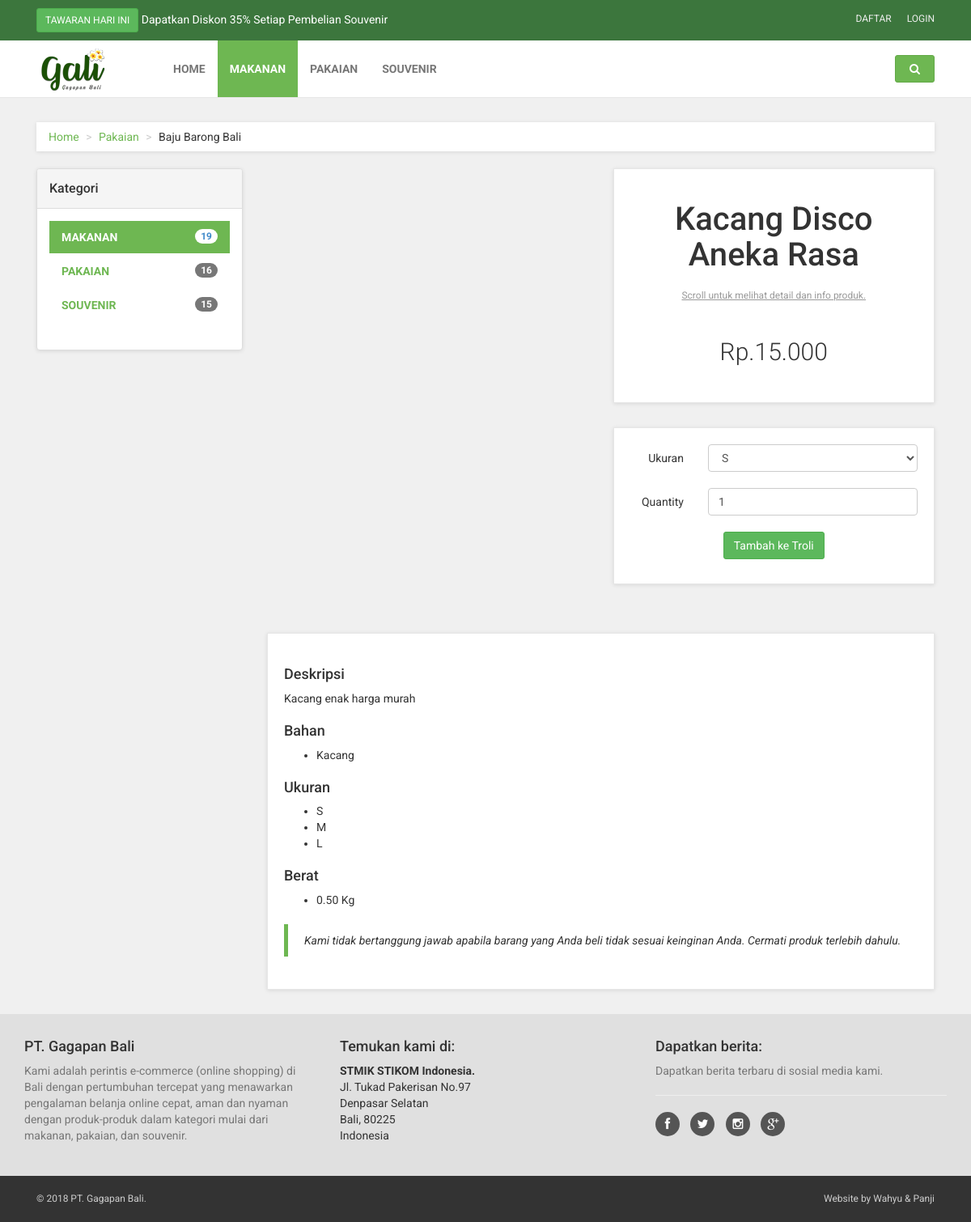
/detail.php?produk_kategori=makanan&produk_id=220581, run on the app's committed database.
### tables this page shows
CREATE TABLE `tb_produk` (
  `produk_id` varchar(10) NOT NULL,
  `kategori_id` varchar(6) NOT NULL,
  `produk_tgl` datetime NOT NULL,
  `produk_nama` varchar(50) NOT NULL,
  `produk_warna` varchar(10) NOT NULL,
  `produk_bahan` text NOT NULL,
  `produk_berat` decimal(4,2) NOT NULL,
  `produk_harga` double NOT NULL,
  `produk_deskripsi` text NOT NULL,
  `produk_gambar` varchar(100) NOT NULL
);

CREATE TABLE `tb_produkdet` (
  `produk_id` varchar(10) NOT NULL,
  `produk_size` varchar(10) NOT NULL,
  `produk_stok` int(5) NOT NULL
);

### model/m_detail.php (called while the page is built, shortened)
<?php
function query_select_produk_where_id($produk_id){
    $db = new DB_Setting();
    $con = $db->con;
    $query = mysqli_query($con,"SELECT p.*,d.* FROM tb_produk p, tb_produkdet d WHERE p.produk_id='$produk_id' AND d.produk_id='$produk_id' AND d.produk_stok > 0");
	return $query;
}
?>

### controller/c_detail.php (called while the page is built, shortened)
<?php
require_once "model/m_detail.php";
require_once "controller/c_validasi.php";
function select_produk_where_id($produk_id)
{
    $query = query_select_produk_where_id($produk_id);
    return $query;
}
?>

### controller/c_validasi.php (called while the page is built, shortened)
<?php
	function rupiah($uang){
		$format=number_format($uang,0,",",".");
		$rp="Rp.$format";
		return $rp;
	}
?>

### detail.php (the view, shortened to what this page needs)
<?php
require_once "controller/c_detail.php";
$produk_id = $_GET['produk_id'];
$sql = select_produk_where_id($produk_id);
$data1 = mysqli_fetch_array($sql);
?>
<!DOCTYPE html>
<html lang="en">
<head>
    <?php
    require_once "view/v_head.php";
    ?>
</head>
<body>
    <?php
require_once "view/v_navbar.php";
?>
<div id="all">
    <div id="content">
        <div class="container">
            <div class="col-md-12">
                <ul class="breadcrumb">
                    <li><a href="#">Home</a>
                    </li>
                    <li><a href="#">Pakaian</a>
                    </li>
                    <li>Baju Barong Bali</li>
                </ul>
            </div>
            <div class="col-md-12">
            </div>
            <div class="col-md-3">
                <div class="panel panel-default sidebar-menu">
                    <div class="panel-heading">
                        <h3 class="panel-title">Kategori</h3>
                    </div>
                    <div class="panel-body">
                        <ul class="nav nav-pills nav-stacked category-menu">
                            <?php
                            require_once "view/v_sidebar.php";
                            ?>
                        </ul>
                    </div>
                </div>
            </div>
            <div class="col-md-9">
                <div class="row" id="productMain">
                    <div class="col-sm-6">
                    </div>
                    <div class="col-sm-6">
                        <div class="box">
                            <h1 class="text-center"><?php echo $data1['produk_nama']; ?></h1>
                            <p class="goToDescription"><a href="#details" class="scroll-to">Scroll untuk melihat detail
                                    dan info produk.</a>
                            </p>
                            <p class="price"><?php echo rupiah($data1['produk_harga']) ?></p>
                        </div>
                        <div class="box">
                            <form action="" method="POST" class="form-horizontal">
                                <div class="form-group">
                                    <label for="#inputUkuran" class="col-sm-3 control-label">Ukuran</label>
                                    <div class="col-sm-9">
                                        <select name="input_ukuran" class="form-control" required>
                                            <?php
                                            $sql2 = select_produk_where_id($produk_id);
                                            while ($data2 = mysqli_fetch_array($sql2)) {
                                                echo "
                                                        <option value='" . $data2['produk_size'] . "'>" . $data2['produk_size'] . "</option>
                                                    ";
                                            }
                                            ?>
                                        </select>
                                    </div>
                                </div>
                                <div class="form-group">
                                    <label for="#inputQuantity" class="col-sm-3 control-label">Quantity</label>
                                    <div class="col-sm-9">
                                        <input name="input_quantity" type="number" class="form-control"
                                               id="inputQuantity" placeholder="Quantity" value="1" min="1" required>
                                    </div>
                                </div>
                                <p class="text-center buttons">
                                    <input type="submit" class="btn btn-success" name="submit_addtocart"
                                           value="Tambah ke Troli">
                                </p>
                            </form>
                        </div>
                    </div>
                </div>
                <div class="box" id="details">
                    <p>
                    <h4>Deskripsi</h4>
                    <p><?php echo $data1['produk_deskripsi']; ?></p>
                    <h4>Bahan</h4>
                    <ul>
                        <li><?php echo $data1['produk_bahan'] ?></li>
                    </ul>
                    <h4>Ukuran</h4>
                    <ul>
                        <?php
                        $sql2 = select_produk_where_id($produk_id);
                        while ($data2 = mysqli_fetch_array($sql2)) {
                            echo "
                                            <li>" . $data2['produk_size'] . "</li>
                                        ";
                        }
                        ?>
                    </ul>
                    <h4>Berat</h4>
                    <ul>
                        <li><?php echo $data1['produk_berat'] ?> Kg</li>
                    </ul>
                    <blockquote>
                        <p><em>Kami tidak bertanggung jawab apabila barang yang Anda beli tidak sesuai keinginan Anda. Cermati produk terlebih dahulu.</em></p>
                    </blockquote>
                </div>
            </div>
        </div>
    </div>
    <?php
    require_once "view/v_footer.php";
    ?>
</div>
</body>
</html>

### assets/css/style.green.css (style rules this page uses)
a, button { -webkit-transition: all 0.2s ease-out; -moz-transition: all 0.2s ease-out; transition: all 0.2s ease-out; }
h1 { font-weight: 700; font-size: 40px; }
.breadcrumb { -webkit-box-shadow: 0 1px 5px rgba(0, 0, 0, 0.1); box-shadow: 0 1px 5px rgba(0, 0, 0, 0.1); }
.box { background: #fff; margin: 0 0 30px; border: solid 1px #e6e6e6; -webkit-box-sizing: border-box; -moz-box-sizing: border-box; box-sizing: border-box; padding: 20px; -webkit-box-shadow: 0 1px 5px rgba(0, 0, 0, 0.1); box-shadow: 0 1px 5px rgba(0, 0, 0, 0.1); }
#content .panel.sidebar-menu { -webkit-box-sizing: border-box; -moz-box-sizing: border-box; box-sizing: border-box; -webkit-box-shadow: 0 1px 5px rgba(0, 0, 0, 0.1); box-shadow: 0 1px 5px rgba(0, 0, 0, 0.1); }
#content .panel.sidebar-menu h3 { padding: 5px 0; margin: 0; }
#content .panel.sidebar-menu ul.nav.category-menu { margin-bottom: 20px; }
#content #productMain { margin-bottom: 30px; }
#content #productMain .goToDescription { margin-top: 20px; font-size: 12px; text-align: center; }
#content #productMain .goToDescription a { color: #999999; text-decoration: underline; }
#content #productMain .price { font-size: 30px; font-weight: 300; text-align: center; margin-top: 40px; }
#content #productMain .buttons { margin-bottom: 0; text-align: center; }
#content #productMain .buttons .btn { margin-bottom: 10px; }
.nav { margin-bottom: 0; padding-left: 0; list-style: none; }
body { font-family: "Roboto", Helvetica, Arial, sans-serif; font-size: 14px; line-height: 1.42857143; color: #333333; background-color: #f0f0f0; }
a { color: #6eb752; text-decoration: none; }
.breadcrumb { padding: 8px 15px; margin-bottom: 20px; background-color: #ffffff; border-radius: 0; }
.breadcrumb > li + li:before { content: ">\00a0"; color: #cccccc; }
.btn { font-weight: normal; font-family: "Roboto", Helvetica, Arial, sans-serif; padding: 6px 12px; font-size: 14px; line-height: 1.42857143; border-radius: 3px; }
label { font-weight: normal; }
.form-control { -webkit-box-shadow: none; box-shadow: none; }
.form-group { margin-bottom: 20px; }
h1, h2, h3, h4, h5, h6, .h1, .h2, .h3, .h4, .h5, .h6 { font-family: inherit; font-weight: 500; line-height: 1.1; color: inherit; }
h1, .h1, h2, .h2, h3, .h3 { margin-top: 20px; margin-bottom: 20px; }
p, ul, ol { margin: 0 0 20px; }
blockquote { padding: 10px 20px; margin: 0 0 20px; font-size: 14px; border-left: 5px solid #6eb752; }

### data on the page
tb_produk: produk_nama "Kacang Disco Aneka Rasa", produk_harga "Rp.15.000", produk_deskripsi "Kacang enak harga murah", produk_bahan "Kacang", produk_berat "0.50"
tb_produkdet: produk_size "S"
tb_produkdet: produk_size "M"
tb_produkdet: produk_size "L"

### other printed values
$jumlah_produk_makanan "19"
$jumlah_produk_pakaian "16"
$jumlah_produk_souvenir "15"
form field input_ukuran "S"
